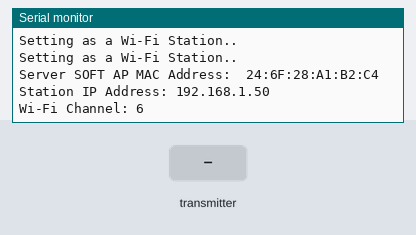
This sketch was run on a simulated ESP32. On the bench: the last lines printed to the serial monitor. The inputs (shaded band) are chosen by the test bench. WiFi joins after 1.5 s; servers stay silent unless stated.

Above: at 3.2 s.
3.3 s: the transmitter starts sending msgType = 0
At 3.62 s:
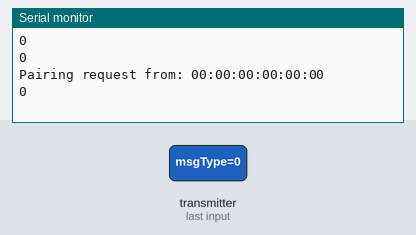
4.8 s: the transmitter starts sending id = 64
At 5.12 s:
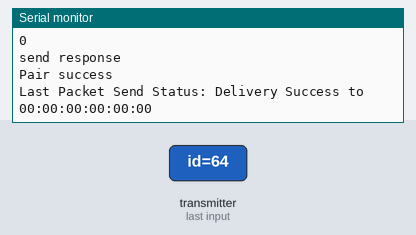
6.3 s: the transmitter starts sending channel = 128
7.8 s: the transmitter starts sending id = 255
Timing chart, 0 to 10.3 s (numbered marks = the images above; inputs shaded):
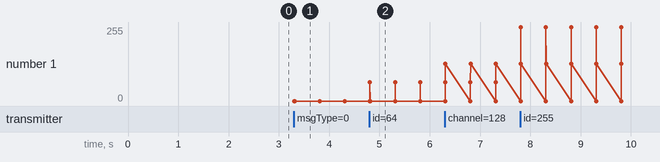

Measured:
- after the input at 3.3 s, the serial monitor: prints a new line at once (image 1)
- after the input at 4.8 s, the serial monitor: prints a new line at once (image 2)
- plotted number 1: 0 → 128 after the input at 6.3 s

The sketch:

ESP-NOW-AutoPairing.ino
```cpp
#include <esp_now.h>
#include <WiFi.h>
#include "ESPAsyncWebServer.h"
#include "AsyncTCP.h"
#include <ArduinoJson.h>

#define Monitor Serial

// Replace with your network credentials (STATION)
const char* ssid = "Le petit dejeuner 2";
const char* password = "DoesGodReallyExist404";

esp_now_peer_info_t slave;
int chan;

enum MessageType {PAIRING, DATA,};
MessageType messageType;

int counter = 0;

// Structure example to receive data
// Must match the sender structure
typedef struct struct_message {

  uint8_t msgType;
  uint8_t id;
  char command[32];

} struct_message;

typedef struct struct_pairing {       // new structure for pairing
    uint8_t msgType;
    uint8_t id;
    uint8_t macAddr[6];
    uint8_t channel;
} struct_pairing;

struct_message incomingMessage;
struct_message outgoingMessage;
struct_pairing pairingData;

// Function to set the command field from a string
void setCommand(struct_message& message, const char* command) {
  strncpy(message.command, command, sizeof(message.command) - 1);
  message.command[sizeof(message.command) - 1] = '\0';  // Ensure null-termination
}

// Function to convert struct_message to a byte array
void structToByteArray(const struct_message& input, uint8_t* output) {
  memcpy(output, &input, sizeof(input));
}

// Function to convert byte array to struct_message
void byteArrayToStruct(const uint8_t* input, struct_message& output) {
  memcpy(&output, input, sizeof(output));
}

void readDataToSend() {
  outgoingMessage.msgType = DATA;
  outgoingMessage.id = 0;
  setCommand(outgoingMessage, "Command from Server");
}


// ---------------------------- esp_ now -------------------------
void printMAC(const uint8_t * mac_addr){
  char macStr[18];
  snprintf(macStr, sizeof(macStr), "%02x:%02x:%02x:%02x:%02x:%02x",
           mac_addr[0], mac_addr[1], mac_addr[2], mac_addr[3], mac_addr[4], mac_addr[5]);
  Monitor.print(macStr);
}

bool addPeer(const uint8_t *peer_addr) {      // add pairing
  memset(&slave, 0, sizeof(slave));
  const esp_now_peer_info_t *peer = &slave;
  memcpy(slave.peer_addr, peer_addr, 6);

  slave.channel = chan; // pick a channel
  slave.encrypt = 0; // no encryption
  // check if the peer exists
  bool exists = esp_now_is_peer_exist(slave.peer_addr);
  if (exists) {
    // Slave already paired.
    Monitor.println("Already Paired");
    return true;
  }
  else {
    esp_err_t addStatus = esp_now_add_peer(peer);
    if (addStatus == ESP_OK) {
      // Pair success
      Monitor.println("Pair success");
      return true;
    }
    else
    {
      Monitor.println("Pair failed");
      return false;
    }
  }
}

// callback when data is sent
void OnDataSent(const uint8_t *mac_addr, esp_now_send_status_t status) {
  Monitor.print("Last Packet Send Status: ");
  Monitor.print(status == ESP_NOW_SEND_SUCCESS ? "Delivery Success to " : "Delivery Fail to ");
  printMAC(mac_addr);
  Monitor.println();
}

void OnDataRecv(const uint8_t * mac_addr, const uint8_t *incomingData, int len) {
  Monitor.print(len);
  Monitor.print(" bytes of data received from : ");
  printMAC(mac_addr);
  Monitor.println();
  StaticJsonDocument<1000> root;
  String payload;
  uint8_t type = incomingData[0];       // first message byte is the type of message
  switch (type) {
  case DATA :
    byteArrayToStruct(incomingData, incomingMessage);  // the message is data type
    // memcpy(&incomingMessage, incomingData, sizeof(incomingMessage));
    // create a JSON document with received data and send it by event to the web page
    root["id"] = incomingMessage.id;
    root["command"] = incomingMessage.command;
    serializeJson(root, payload);
    Monitor.print("event send :");
    serializeJson(root, Monitor);
    Monitor.println();
    break;

  case PAIRING:                            // the message is a pairing request
    memcpy(&pairingData, incomingData, sizeof(pairingData));
    Monitor.println(pairingData.msgType);
    Monitor.println(pairingData.id);
    Monitor.print("Pairing request from: ");
    printMAC(mac_addr);
    Monitor.println();
    Monitor.println(pairingData.channel);
    if (pairingData.id > 0) {     // do not replay to server itself
      if (pairingData.msgType == PAIRING) {
        pairingData.id = 0;       // 0 is server
        // Server is in AP_STA mode: peers need to send data to server soft AP MAC address
        WiFi.softAPmacAddress(pairingData.macAddr);
        pairingData.channel = chan;
        Monitor.println("send response");
        esp_err_t result = esp_now_send(mac_addr, (uint8_t *) &pairingData, sizeof(pairingData));
        addPeer(mac_addr);
      }
    }
    break;
  }
}

void initESP_NOW(){
    // Init ESP-NOW
    if (esp_now_init() != ESP_OK) {
      Monitor.println("Error initializing ESP-NOW");
      return;
    }
    esp_now_register_send_cb(OnDataSent);
    esp_now_register_recv_cb(OnDataRecv);
}

void setup() {
  // Initialize Monitor Monitor
  Monitor.begin(115200);

  Monitor.println();
  Monitor.print("Server MAC Address:  ");
  Monitor.println(WiFi.macAddress());

  // Set the device as a Station and Soft Access Point simultaneously
  WiFi.mode(WIFI_AP_STA);
  // Set device as a Wi-Fi Station
  WiFi.begin(ssid, password);
  while (WiFi.status() != WL_CONNECTED) {
    delay(1000);
    Monitor.println("Setting as a Wi-Fi Station..");
  }

  Monitor.print("Server SOFT AP MAC Address:  ");
  Monitor.println(WiFi.softAPmacAddress());

  chan = WiFi.channel();
  Monitor.print("Station IP Address: ");
  Monitor.println(WiFi.localIP());
  Monitor.print("Wi-Fi Channel: ");
  Monitor.println(WiFi.channel());

  initESP_NOW();

}

void loop() {

  if (Monitor.available()) {
    String userMessage = Monitor.readString();
    userMessage.trim();
    readDataToSend();

    uint8_t byteArray[sizeof(outgoingMessage)];
    structToByteArray(outgoingMessage, byteArray);

    esp_err_t result = esp_now_send(NULL, byteArray, sizeof(outgoingMessage));

  }

}
```
